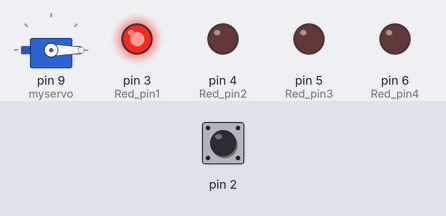
Recording of a sketch running on a simulated Arduino Uno, built with avr-gcc and run on an emulated ATmega328P. Parts: servo, output pins drawn as LEDs (lit = HIGH). The inputs (shaded band) are chosen by the test bench; at power-on: pin 2 LOW. What the sketch prints to the serial monitor is not drawn.

Above: at 1.2 s.
1.3 s: pin 2 driven HIGH
At 2.0 s:
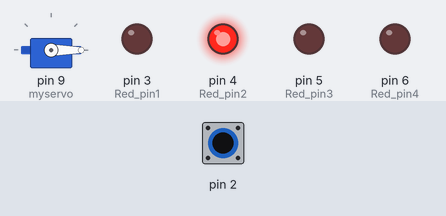
2.8 s: pin 2 pulsed LOW 2 times (0.12 s each, 0.3 s apart)
At 4.0 s:
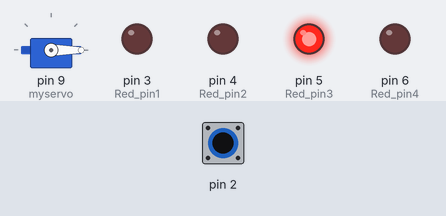
Timing chart, 0 to 5.8 s (numbered marks = the images above; inputs shaded):
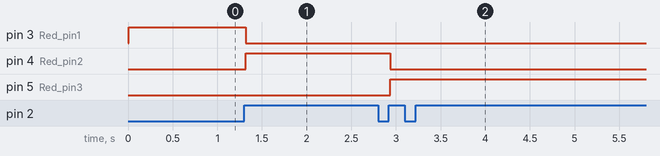

The sketch:

Sirius2000.ino
```cpp
#include <Servo.h>
Servo myservo;

int Lup = 0; // шаг приращение или убывание угла
int Lup2 = 90;
int Red_pin1 = 3;
int Red_pin2 = 4;
int Red_pin3 = 5;
int Red_pin4 = 6;
int regim=1;
int stateB=0;

void setup() {
  pinMode(2, INPUT);
  pinMode(Red_pin1, OUTPUT);
  pinMode(Red_pin2, OUTPUT);
  pinMode(Red_pin3, OUTPUT);
  pinMode(Red_pin4, OUTPUT);
  myservo.attach(9);
  Serial.begin(9600);
}

void loop() {
  myservo.write(0);
  //digitalWrite(3, LOW);
  //digitalWrite(3, LOW);
  //digitalWrite(3, LOW);
  //digitalWrite(3, LOW);

  if (digitalRead(2)==HIGH && stateB == 0){
    regim++;
    stateB=1;
    if (regim>8){
      regim = 1;
    }
  }
  if (digitalRead(2)==LOW && stateB == 1){
    stateB = 0;
  }
  if (regim==1){
    delay(10);
    digitalWrite(Red_pin1, HIGH);
    Serial.print("sv 1");
  }
  if (regim==2){
    delay(10);
    digitalWrite(Red_pin1, LOW);
    digitalWrite(Red_pin2, HIGH);
    Serial.print("sv 2");
  }
  if (regim==3){
    delay(10);
    digitalWrite(Red_pin2, LOW);
    digitalWrite(Red_pin3, HIGH);
    Serial.print("sv 3");
  }
  if (regim==4){
    delay(100);
    for (Lup == 0; Lup<=90; Lup + 1){
      myservo.write(Lup);
      Serial.println(Lup);
      delay(10);
    }
  }
  if (regim==5){
    delay(100);
    digitalWrite(Red_pin3, LOW);
    digitalWrite(Red_pin4, HIGH);
    for (Lup2 == 90; Lup2>0; Lup2 - 1){
      myservo.write(Lup2);
      Serial.println(Lup2);
      delay(10);
    }
  }
  if (regim==6){
    delay(10);
    digitalWrite(Red_pin4, LOW);
     Serial.print("sv 4");
  }
  if (regim==7){
    delay(10);
    digitalWrite(Red_pin1, HIGH);
    digitalWrite(Red_pin2, HIGH);
    digitalWrite(Red_pin3, HIGH);
    digitalWrite(Red_pin4, HIGH);
    Serial.print("alles");
  }
  if (regim==8){
    delay(10);
    digitalWrite(Red_pin1, LOW);
    digitalWrite(Red_pin2, LOW);
    digitalWrite(Red_pin3, LOW);
    digitalWrite(Red_pin4, LOW);
    Serial.print("aggg");
  }
}
```

Measured:
- after the input at 1.3 s, pin 3 (Red_pin1): HIGH → LOW at once; pin 4 (Red_pin2): LOW → HIGH at once
- after the input at 2.8 s, pin 4 (Red_pin2): HIGH → LOW after 0.14 s; pin 5 (Red_pin3): LOW → HIGH after 0.14 s
